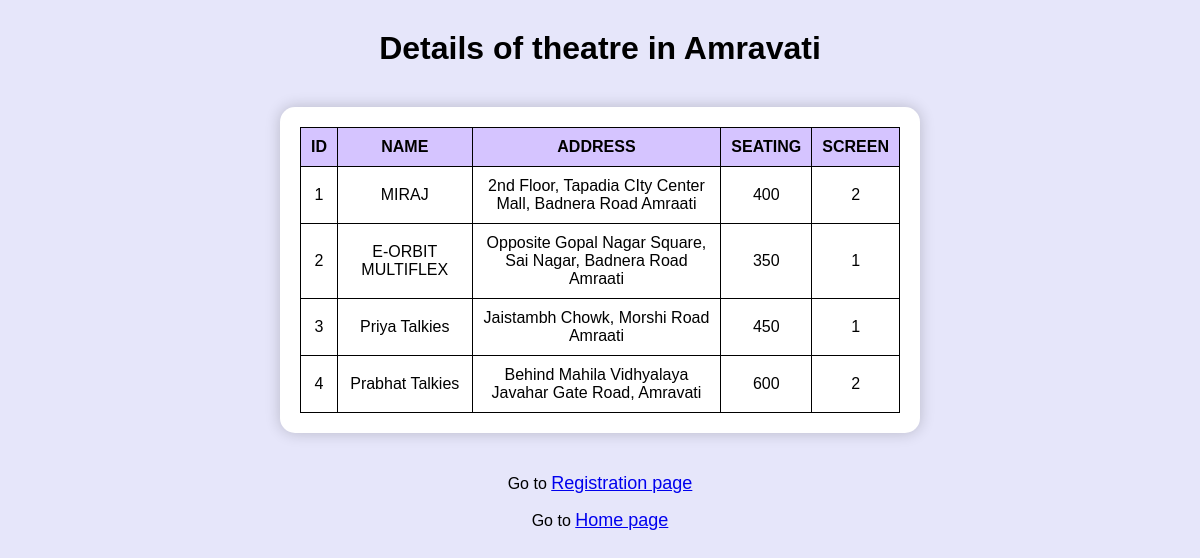
The page /second/third/ on the database its author committed.
### user/models.py (models this page shows)
class Theatre(models.Model):
    name = models.CharField(max_length=255)
    address = models.CharField(max_length=255)
    seating = models.IntegerField()
    screen = models.IntegerField()

### user/views.py (the view)
# urls.py: path('second/third/', views.third, name='third-nested'),
def third(request):
    movie = Theatre.objects.all().values()
    template = loader.get_template('theatre.html')
    context = {
        'movie': movie,
    }
    return HttpResponse(template.render(context,request))

### user/templates/theatre.html (shortened to what this page needs)
<!DOCTYPE html>
<html lang="en">
<head>
</head>
<body>
<h1>Details of theatre in Amravati</h1>
<div class="table-container">
    <table>
        <tr>
            <td>ID</td>
            <td>NAME</td>
            <td>ADDRESS</td>
            <td>SEATING</td>
            <td>SCREEN</td>
        </tr>
        {% for x in movie %}
        <tr>
            <td>{{x.id}}</td>
            <td>{{x.name}}</td>
            <td>{{x.address}}</td>
            <td>{{x.seating}}</td>
            <td>{{x.screen}}</td>
        </tr>
        {% endfor %}
    </table>
</div>
<p>Go to <a href="fourth">Registration page</a></p>
<p>Go to <a href="{% url 'index' %}">Home page</a></p>
</body>
</html>

### user/templates/theatre.html (style rules this page uses)
body { background-color: lavender; font-family: Arial, sans-serif; text-align: center; }
h1 { margin-top: 30px; }
.table-container { width: fit-content; margin: 40px auto; padding: 20px; background: white; border-radius: 15px; box-shadow: 0 0 15px rgba(0,0,0,0.2); }
table { border-collapse: collapse; width: 600px; }
table td, table th { border: 1px solid black; padding: 10px; }
table tr:nth-child(1) { background: #d5c4ff; font-weight: bold; }
a { font-size: 18px; }

### rows shown on the page
Theatre: id "1", name "MIRAJ", address "2nd Floor, Tapadia CIty Center Mall, Badnera Road Amraati", seating "400", screen "2"
Theatre: id "2", name "E-ORBIT MULTIFLEX", address "Opposite Gopal Nagar Square, Sai Nagar, Badnera Road Amraati", seating "350", screen "1"
Theatre: id "3", name "Priya Talkies", address "Jaistambh Chowk, Morshi Road Amraati", seating "450", screen "1"
Theatre: id "4", name "Prabhat Talkies", address "Behind Mahila Vidhyalaya Javahar Gate Road, Amravati", seating "600", screen "2"
